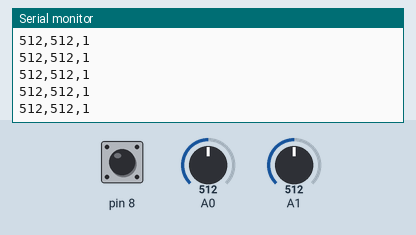
The sketch below on a simulated Arduino Uno, built with avr-gcc and run on an emulated ATmega328P. Shown: the last lines printed to the serial monitor. The test bench sets the inputs (shaded band); at power-on: A1 = 512, A0 = 512, pin 8 HIGH.

Above: at 4.2 s.
4.3 s: A1 set to 982
At 5.3 s:
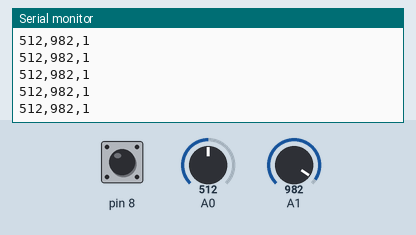
7.3 s: A1 set to 1016
At 7.8 s:
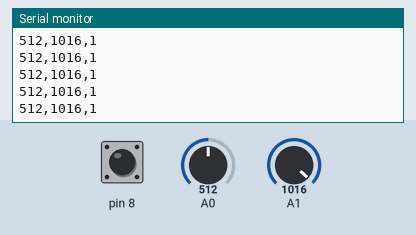
11.9 s: A0 set to 108
At 12.4 s:
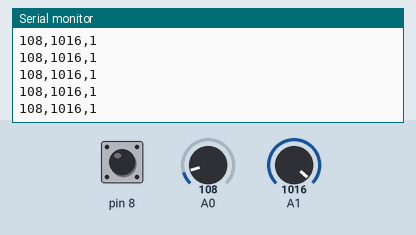
14.9 s: A0 set to 91
At 15.6 s:
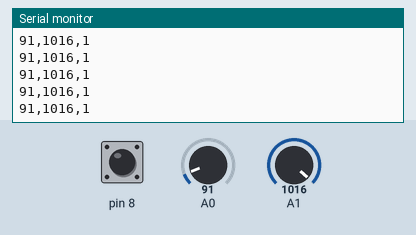
Timing chart, 0 to 17.4 s (numbered marks = the images above; inputs shaded):
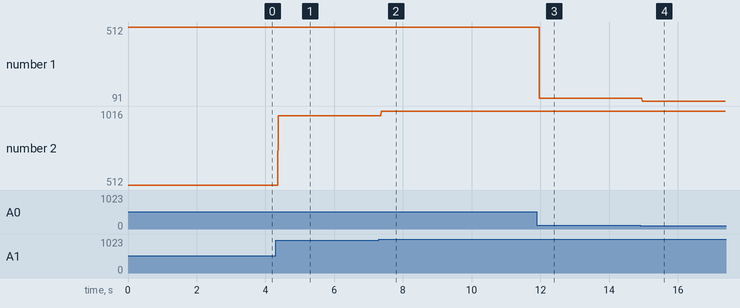

The sketch:

serial-input-multi-values.ino
```cpp
void setup() {
   // start serial port at 9600 bps:
   Serial.begin(9600);
   pinMode(8,INPUT_PULLUP);
}

void loop() {
   int xpos = analogRead(A0);
   int ypos = analogRead(A1);
   int buttonState = digitalRead(8);

   Serial.print(xpos);
   Serial.print(",");
   Serial.print(ypos);
   Serial.print(",");
   Serial.println(buttonState);
}
```

Measured:
- after the input at 4.3 s, the serial monitor: prints a new line after 0.07 s (image 1)
- after the input at 7.3 s, the serial monitor: prints a new line after 0.07 s (image 2)
- after the input at 11.9 s, the serial monitor: prints a new line after 0.07 s (image 3)
- after the input at 14.9 s, the serial monitor: prints a new line after 0.07 s (image 4)
- plotted number 1: 512 → 108 after the input at 11.9 s, 108 → 91 after the input at 14.9 s
- plotted number 2: 512 → 982 after the input at 4.3 s, 982 → 1016 after the input at 7.3 s
